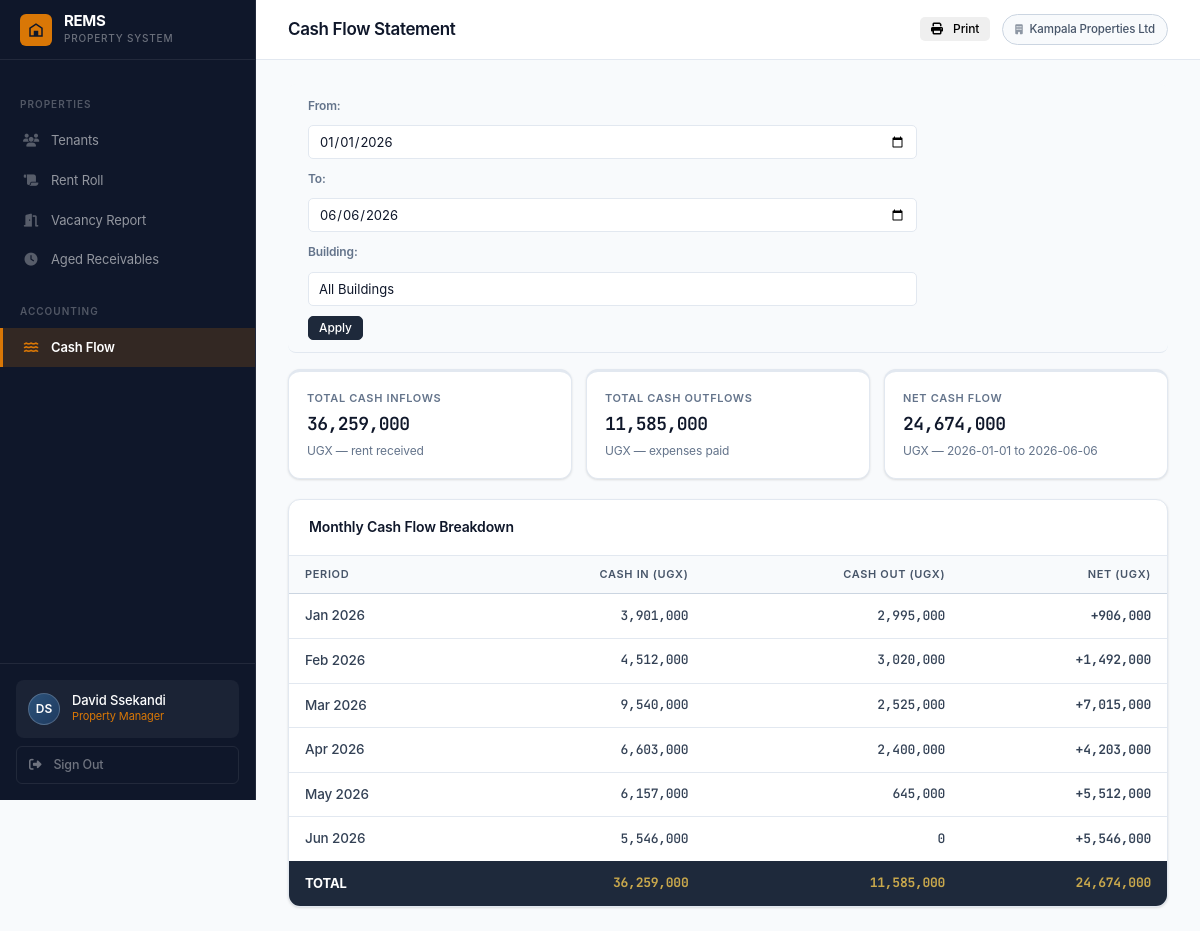
Screenshot of /finance/cash-flow/ (signed in) with the database file from the repository.
### accounts/models.py (models this page shows, shortened)
class User(AbstractUser):
    ROLE_SUPER_ADMIN        = 'super_admin'
    ROLE_OP_MANAGER         = 'op_manager'
    ROLE_PROPERTY_MANAGER   = 'property_manager'
    ROLE_CASHIER_RECEIPTS   = 'cashier_receipts'
    ROLE_CASHIER_EXPENSES   = 'cashier_expenses'
    ROLE_ACCOUNTANT         = 'accountant'
    ROLE_CHOICES = [
        (ROLE_SUPER_ADMIN,      'Super Admin'),
        (ROLE_OP_MANAGER,       'Operational Manager'),
        (ROLE_PROPERTY_MANAGER, 'Property Manager'),
        (ROLE_CASHIER_RECEIPTS, 'Cashier – Receipts'),
        (ROLE_CASHIER_EXPENSES, 'Cashier – Expenses'),
        (ROLE_ACCOUNTANT,       'Accountant'),
    ]
    organisation = models.ForeignKey(
        Organisation, null=True, blank=True,
        on_delete=models.SET_NULL, related_name='users'
    )
    role = models.CharField(max_length=30, choices=ROLE_CHOICES, default=ROLE_CASHIER_RECEIPTS)
    phone = models.CharField(max_length=30, blank=True)
    is_active = models.BooleanField(default=True)
    buildings = models.ManyToManyField('buildings.Building', blank=True, related_name='assigned_users')
    def has_role(self, role_key):
        if self.role == role_key:
            return True
        return self.user_roles.filter(role=role_key).exists()
    @property
    def is_super_admin(self):
        return self.has_role(self.ROLE_SUPER_ADMIN)
    @property
    def is_op_manager(self):
        return self.has_role(self.ROLE_OP_MANAGER)
    @property
    def is_property_manager(self):
        return self.has_role(self.ROLE_PROPERTY_MANAGER)
    @property
    def is_cashier_receipts(self):
        return self.has_role(self.ROLE_CASHIER_RECEIPTS)
    @property
    def is_cashier_expenses(self):
        return self.has_role(self.ROLE_CASHIER_EXPENSES)
    @property
    def is_accountant(self):
        return self.has_role(self.ROLE_ACCOUNTANT)
    def can_access_finance(self):
        return self.is_op_manager or self.is_accountant
    def can_receipt(self):
        return self.is_op_manager or self.is_cashier_receipts
    def can_expense(self):
        return self.is_op_manager or self.is_cashier_expenses
    def can_manage_tenants(self):
        return self.is_op_manager or self.is_property_manager
    def can_configure_taxes(self):
        return self.is_accountant
    def get_buildings_qs(self):
        from buildings.models import Building
        if self.is_super_admin:
            return Building.objects.all()
        if self.is_op_manager:
            return Building.objects.filter(organisation=self.organisation)
        assigned = self.buildings.filter(organisation=self.organisation)
        if assigned.exists():
            return assigned
        return Building.objects.filter(organisation=self.organisation)

class Organisation(models.Model):
    name = models.CharField(max_length=200)
    contact_email = models.EmailField()
    phone = models.CharField(max_length=30, blank=True)
    address = models.TextField(blank=True)
    subscription_status = models.CharField(
        max_length=20,
        choices=[('active', 'Active'), ('suspended', 'Suspended'), ('trial', 'Trial')],
        default='trial'
    )
    created_at = models.DateTimeField(auto_now_add=True)
    class Meta:
        ordering = ['name']

### finance/views.py (the view)
# urls.py: path('cash-flow/',             views.cash_flow,             name='cash_flow'),
@login_required
def cash_flow(request):
    if not request.user.can_access_finance() and not request.user.can_manage_tenants():
        return HttpResponseForbidden()
    org = request.user.organisation
    buildings = request.user.get_buildings_qs()
    date_from = request.GET.get('date_from', str(datetime.date.today().replace(month=1, day=1)))
    date_to   = request.GET.get('date_to',   str(datetime.date.today()))
    building_filter = request.GET.get('building')
    cb_qs = CashbookEntry.objects.filter(organisation=org, entry_date__range=[date_from, date_to])
    if building_filter:
        cb_qs = cb_qs.filter(building_id=building_filter)
    receipts_qs = cb_qs.filter(source_type='receipt').order_by('entry_date')
    total_receipts = receipts_qs.aggregate(t=Sum('debit'))['t'] or Decimal('0')
    expenses_qs = cb_qs.filter(source_type='expense').order_by('entry_date')
    total_expenses = expenses_qs.aggregate(t=Sum('credit'))['t'] or Decimal('0')
    net_cash_flow = total_receipts - total_expenses
    monthly = {}
    for entry in cb_qs.order_by('entry_date'):
        key = entry.entry_date.strftime('%b %Y')
        if key not in monthly:
            monthly[key] = {'label': key, 'inflow': Decimal('0'), 'outflow': Decimal('0')}
        if entry.source_type == 'receipt':
            monthly[key]['inflow'] += entry.debit
        else:
            monthly[key]['outflow'] += entry.credit
    for m in monthly.values():
        m['net'] = m['inflow'] - m['outflow']
    return render(request, 'finance/cash_flow.html', {
        'total_receipts': total_receipts,
        'total_expenses': total_expenses,
        'net_cash_flow': net_cash_flow,
        'monthly': list(monthly.values()),
        'buildings': buildings,
        'date_from': date_from,
        'date_to': date_to,
        'building_filter': building_filter,
    })

### templates/finance/cash_flow.html (shortened to what this page needs)
{% extends 'base.html' %}
{% load humanize %}
{% block page_title %}Cash Flow Statement{% endblock %}
{% block topbar_actions %}
<button onclick="window.print()" class="btn btn-outline btn-sm no-print"><i class="fas fa-print"></i>&nbsp; Print</button>
{% endblock %}
{% block content %}
<div class="filter-bar no-print" style="margin-bottom:16px;border-radius:8px;">
  <form method="get" style="display:flex;gap:10px;align-items:center;flex-wrap:wrap;">
    <label style="font-size:12px;font-weight:600;color:var(--text-muted);">From:</label>
    <input type="date" name="date_from" value="{{ date_from }}" style="padding:5px 10px;border:1px solid var(--border);border-radius:5px;font-size:13px;">
    <label style="font-size:12px;font-weight:600;color:var(--text-muted);">To:</label>
    <input type="date" name="date_to" value="{{ date_to }}" style="padding:5px 10px;border:1px solid var(--border);border-radius:5px;font-size:13px;">
    <label style="font-size:12px;font-weight:600;color:var(--text-muted);">Building:</label>
    <select name="building" style="padding:5px 10px;border:1px solid var(--border);border-radius:5px;font-size:13px;">
      <option value="">All Buildings</option>
    </select>
    <button type="submit" class="btn btn-primary btn-sm">Apply</button>
  </form>
</div>
<div style="display:grid;grid-template-columns:repeat(3,1fr);gap:14px;margin-bottom:20px;">
  <div class="kpi-card green" style="padding:18px;">
    <div class="kpi-label">Total Cash Inflows</div>
    <div class="kpi-value money-lg">{{ total_receipts|floatformat:0|intcomma }}</div>
    <div class="kpi-sub">UGX — rent received</div>
  </div>
  <div class="kpi-card red" style="padding:18px;">
    <div class="kpi-label">Total Cash Outflows</div>
    <div class="kpi-value money-lg">{{ total_expenses|floatformat:0|intcomma }}</div>
    <div class="kpi-sub">UGX — expenses paid</div>
  </div>
  <div class="kpi-card {% if net_cash_flow >= 0 %}gold{% else %}red{% endif %}" style="padding:18px;">
    <div class="kpi-label">Net Cash Flow</div>
    <div class="kpi-value money-lg">{{ net_cash_flow|floatformat:0|intcomma }}</div>
    <div class="kpi-sub">UGX — {{ date_from }} to {{ date_to }}</div>
  </div>
</div>
{% if monthly %}
<div class="card">
  <div class="card-header">
    <span class="card-title">Monthly Cash Flow Breakdown</span>
  </div>
  <div class="table-container">
    <table class="rems-table">
      <thead><tr>
        <th>Period</th>
        <th style="text-align:right;">Cash In (UGX)</th>
        <th style="text-align:right;">Cash Out (UGX)</th>
        <th style="text-align:right;">Net (UGX)</th>
      </tr></thead>
      <tbody>
        {% for m in monthly %}
        <tr>
          <td style="font-weight:500;">{{ m.label }}</td>
          <td class="money text-debit" style="text-align:right;">{{ m.inflow|floatformat:0|intcomma }}</td>
          <td class="money text-credit" style="text-align:right;">{{ m.outflow|floatformat:0|intcomma }}</td>
          <td class="money {% if m.net >= 0 %}text-debit{% else %}text-credit{% endif %}" style="text-align:right;font-weight:600;">
            {% if m.net >= 0 %}+{% endif %}{{ m.net|floatformat:0|intcomma }}
          </td>
        </tr>
        {% endfor %}
      </tbody>
      <tfoot>
        <tr class="tb-total">
          <td style="padding:12px 16px;font-weight:700;color:#fff;">TOTAL</td>
          <td class="money" style="text-align:right;padding:12px 16px;color:#C9A84C;font-weight:700;">{{ total_receipts|floatformat:0|intcomma }}</td>
          <td class="money" style="text-align:right;padding:12px 16px;color:#C9A84C;font-weight:700;">{{ total_expenses|floatformat:0|intcomma }}</td>
          <td class="money" style="text-align:right;padding:12px 16px;color:#C9A84C;font-weight:700;">{{ net_cash_flow|floatformat:0|intcomma }}</td>
        </tr>
      </tfoot>
    </table>
  </div>
</div>
{% else %}
<div class="card"><div class="card-body" style="text-align:center;padding:32px;color:var(--text-muted);">
  No cash flow data for the selected period.
</div></div>
{% endif %}
{% endblock %}

### templates/base.html (shortened to what this page needs)
{% load humanize %}
<!DOCTYPE html>
<html lang="en">
<head>
<link rel="stylesheet" href="https://cdnjs.cloudflare.com/ajax/libs/font-awesome/6.5.0/css/all.min.css">
<link rel="stylesheet" href="/static/css/rems.css">
</head>
<body>
<aside class="sidebar">
  <a href="{% url 'dashboard:home' %}" class="sidebar-brand">
    <div class="sidebar-brand-mark">
      <svg viewBox="0 0 24 24" xmlns="http://www.w3.org/2000/svg">
        <path d="M3 21V9l9-6 9 6v12H3zm2-2h4v-4h6v4h4V10.1L12 5.2 5 10.1V19zm4-4h6v-2H9v2z"/>
      </svg>
    </div>
    <div>
      <div class="sidebar-brand-name">REMS</div>
      <div class="sidebar-brand-sub">Property System</div>
    </div>
  </a>
  <nav class="sidebar-nav">
    {% if user.can_manage_tenants or user.is_op_manager %}
    <div class="nav-section">Properties</div>
    <a href="{% url 'tenants:list' %}"
       class="nav-item {% if request.resolver_match.app_name == 'tenants' and 'vacancy' not in request.path and 'aged' not in request.path and 'rent-roll' not in request.path %}active{% endif %}">
      <span class="nav-icon"><i class="fas fa-users"></i></span> Tenants
    </a>
    <a href="{% url 'tenants:rent_roll' %}"
       class="nav-item {% if 'rent-roll' in request.path %}active{% endif %}">
      <span class="nav-icon"><i class="fas fa-scroll"></i></span> Rent Roll
    </a>
    <a href="{% url 'tenants:vacancy' %}"
       class="nav-item {% if 'vacancy' in request.path %}active{% endif %}">
      <span class="nav-icon"><i class="fas fa-door-open"></i></span> Vacancy Report
    </a>
    <a href="{% url 'tenants:aged_receivables' %}"
       class="nav-item {% if 'aged-receivables' in request.path %}active{% endif %}">
      <span class="nav-icon"><i class="fas fa-clock"></i></span> Aged Receivables
    </a>
    {% endif %}
    {% if user.can_access_finance or user.can_manage_tenants %}
    <div class="nav-section">Accounting</div>
    {% if user.can_manage_tenants %}
    <a href="{% url 'finance:cash_flow' %}"
       class="nav-item {% if 'cash-flow' in request.path %}active{% endif %}">
      <span class="nav-icon"><i class="fas fa-water"></i></span> Cash Flow
    </a>
    {% endif %}
    {% endif %}
  </nav>
  <div class="sidebar-footer">
    <div class="user-chip">
      <div class="user-avatar">{{ user.first_name.0|upper }}{{ user.last_name.0|upper }}</div>
      <div style="min-width:0;">
        <div class="user-name">{{ user.get_full_name|default:user.username }}</div>
        <div class="user-role">
          {{ user.get_role_display }}{% for r in user.user_roles.all %} &middot; {{ r.get_role_display }}{% endfor %}
        </div>
      </div>
    </div>
    <a href="{% url 'accounts:logout' %}" class="sidebar-signout">
      <i class="fas fa-sign-out-alt"></i> Sign Out
    </a>
  </div>
</aside>
<div class="main-wrapper">
  <header class="topbar">
    <div class="topbar-left">
      <h1 class="page-title">{% block page_title %}{% endblock %}</h1>
    </div>
    <div class="topbar-actions">
      {% block topbar_actions %}{% endblock %}
      {% if user.organisation %}
      <span class="org-label">
        <i class="fas fa-building" style="font-size:10px;margin-right:4px;opacity:.6;"></i>
        {{ user.organisation.name }}
      </span>
      {% endif %}
    </div>
  </header>
  <main class="content">
    {% block content %}{% endblock %}
  </main>
</div>
</body>
</html>

### rows the page displays
User: first_name.0 "D", last_name.0 "S", get_full_name "David Ssekandi", role "Property Manager", organisation.name "Kampala Properties Ltd"

### other values shown
{{ total_receipts|floatformat:0|intcomma }} "36,259,000"
{{ total_expenses|floatformat:0|intcomma }} "11,585,000"
{{ net_cash_flow|floatformat:0|intcomma }} "24,674,000"
{{ date_from }} "2026-01-01"
{{ date_to }} "2026-06-06"
{{ m.label }} "Jan 2026" "Feb 2026" "Mar 2026" "Apr 2026" "May 2026" "Jun 2026"
{{ m.inflow|floatformat:0|intcomma }} "3,901,000" "4,512,000" "9,540,000" "6,603,000" "6,157,000" "5,546,000"
{{ m.outflow|floatformat:0|intcomma }} "2,995,000" "3,020,000" "2,525,000" "2,400,000" "645,000" "0"
{{ m.net|floatformat:0|intcomma }} "906,000" "1,492,000" "7,015,000" "4,203,000" "5,512,000" "5,546,000"
